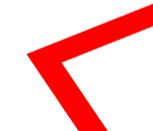
#> input picture RASPERRY/sampleLines/topLeftAngled.jpeg, 153 x 131 px, given in place of the camera
$ python color.py
#> lines starting #> are read from the running program, lines starting #| are printed output that depends on the picture; after the words box and inside, x2 and y2 are one past the last pixel; in counts of white or black regions, pixels touching at a corner belong together
#from djitellopy import tello

import cv2

import numpy as np

frameWidth = 480

frameHeight = 360

# [7 lines of commented-out code are left out]


def empty(a):
    pass


cv2.namedWindow("HSV")

cv2.resizeWindow("HSV", 640, 240)

cv2.createTrackbar("HUE Min", "HSV", 0, 179, empty)
#> slider 'HUE Min' is set to 35

cv2.createTrackbar("HUE Max", "HSV", 179, 179, empty)

cv2.createTrackbar("SAT Min", "HSV", 0, 255, empty)
#> slider 'SAT Min' is set to 51

cv2.createTrackbar("SAT Max", "HSV", 255, 255, empty)

cv2.createTrackbar("VALUE Min", "HSV", 0, 255, empty)
#> slider 'VALUE Min' is set to 51

cv2.createTrackbar("VALUE Max", "HSV", 255, 255, empty)

cap = cv2.VideoCapture(0)

frameCounter = 0

while True:

    #img = me.get_frame_read().frame

    _, img = cap.read()
#> img is the input picture: shape (131, 153, 3); mean B, G, R 196.6, 196.9, 252.6

    img = cv2.resize(img, (frameWidth, frameHeight))
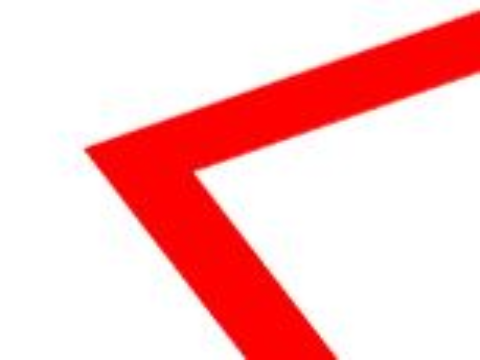
#> img: shape (360, 480, 3); mean B, G, R 196.6, 196.9, 252.5

    #img = cv2.flip(img, 0)

    imgHsv = cv2.cvtColor(img, cv2.COLOR_BGR2HSV)
#> imgHsv: shape (360, 480, 3); mean H, S, V 23.9, 58.9, 253

    h_min = cv2.getTrackbarPos("HUE Min", "HSV")

    h_max = cv2.getTrackbarPos("HUE Max", "HSV")

    s_min = cv2.getTrackbarPos("SAT Min", "HSV")

    s_max = cv2.getTrackbarPos("SAT Max", "HSV")

    v_min = cv2.getTrackbarPos("VALUE Min", "HSV")

    v_max = cv2.getTrackbarPos("VALUE Max", "HSV")

    lower = np.array([h_min, s_min, v_min])

    upper = np.array([h_max, s_max, v_max])

    mask = cv2.inRange(imgHsv, lower, upper)
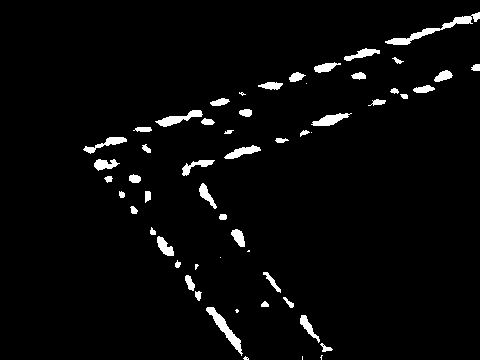
#> mask: shape (360, 480); 3.3% white; 56 white regions (10 under 20 px), largest, box (x1, y1, x2, y2) and area: (385, 12, 480, 45) 563, (206, 307, 243, 356) 425, (155, 110, 203, 127) 313

    result = cv2.bitwise_and(img, img, mask=mask)
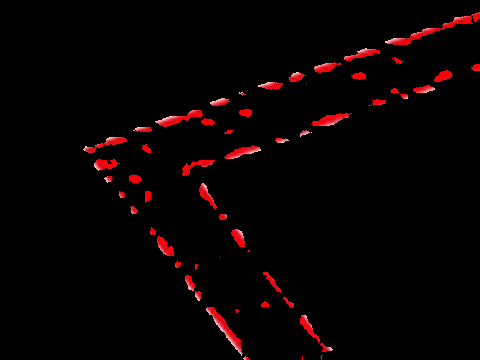
#> result: shape (360, 480, 3); mean B, G, R 1.5, 1.2, 7.8

    print(f'[{h_min},{s_min},{v_min},{h_max},{s_max},{v_max}]')

    mask = cv2.cvtColor(mask, cv2.COLOR_GRAY2BGR)

    hStack = np.hstack([img, mask, result])
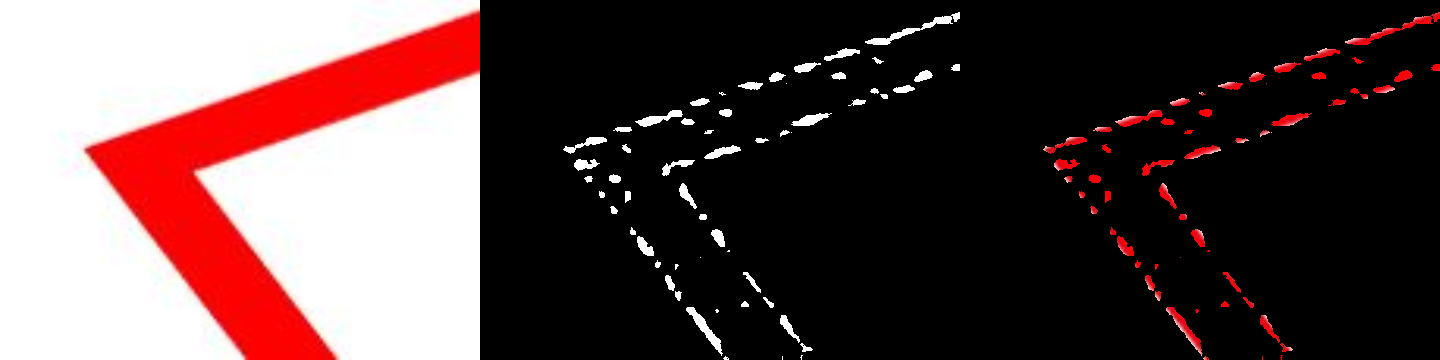
#> hStack: shape (360, 1440, 3); mean B, G, R 68.8, 68.8, 89.5

    cv2.imshow('Horizontal Stacking', hStack)

    if cv2.waitKey(1) and 0xFF == ord('q'):
#> (key q is pressed here)
        break

# cap.release()
#
# cv2.destroyAllWindows()
